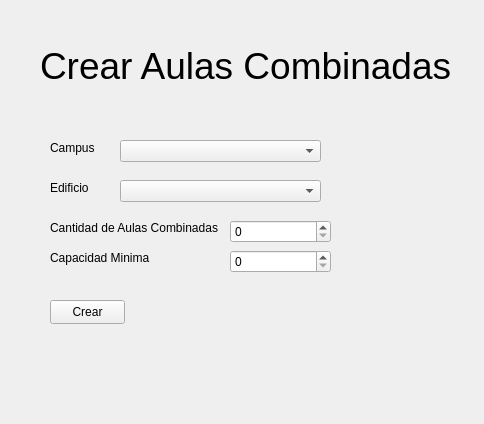
<?xml version="1.0" encoding="UTF-8"?>
<ui version="4.0">
 <class>CrearAulaCombinada</class>
 <widget class="QWidget" name="CrearAulaCombinada">
  <property name="geometry">
   <rect>
    <x>0</x>
    <y>0</y>
    <width>484</width>
    <height>424</height>
   </rect>
  </property>
  <property name="windowTitle">
   <string>crearAulasCombinadas</string>
  </property>
  <widget class="QLabel" name="Title">
   <property name="geometry">
    <rect>
     <x>40</x>
     <y>40</y>
     <width>421</width>
     <height>51</height>
    </rect>
   </property>
   <property name="font">
    <font>
     <pointsize>28</pointsize>
    </font>
   </property>
   <property name="text">
    <string>Crear Aulas Combinadas</string>
   </property>
  </widget>
  <widget class="QLabel" name="campus">
   <property name="geometry">
    <rect>
     <x>50</x>
     <y>140</y>
     <width>51</width>
     <height>16</height>
    </rect>
   </property>
   <property name="text">
    <string>Campus</string>
   </property>
  </widget>
  <widget class="QComboBox" name="campusText">
   <property name="geometry">
    <rect>
     <x>120</x>
     <y>140</y>
     <width>201</width>
     <height>22</height>
    </rect>
   </property>
  </widget>
  <widget class="QLabel" name="edificio">
   <property name="geometry">
    <rect>
     <x>50</x>
     <y>180</y>
     <width>49</width>
     <height>16</height>
    </rect>
   </property>
   <property name="text">
    <string>Edificio</string>
   </property>
  </widget>
  <widget class="QComboBox" name="edificioText">
   <property name="geometry">
    <rect>
     <x>120</x>
     <y>180</y>
     <width>201</width>
     <height>22</height>
    </rect>
   </property>
  </widget>
  <widget class="QLabel" name="cantidad">
   <property name="geometry">
    <rect>
     <x>50</x>
     <y>220</y>
     <width>171</width>
     <height>16</height>
    </rect>
   </property>
   <property name="text">
    <string>Cantidad de Aulas Combinadas</string>
   </property>
  </widget>
  <widget class="QSpinBox" name="cantidadText">
   <property name="geometry">
    <rect>
     <x>230</x>
     <y>220</y>
     <width>101</width>
     <height>23</height>
    </rect>
   </property>
  </widget>
  <widget class="QLabel" name="capacidad">
   <property name="geometry">
    <rect>
     <x>50</x>
     <y>250</y>
     <width>101</width>
     <height>16</height>
    </rect>
   </property>
   <property name="text">
    <string>Capacidad Minima</string>
   </property>
  </widget>
  <widget class="QSpinBox" name="capacidadText">
   <property name="geometry">
    <rect>
     <x>230</x>
     <y>250</y>
     <width>101</width>
     <height>23</height>
    </rect>
   </property>
  </widget>
  <widget class="QPushButton" name="add">
   <property name="geometry">
    <rect>
     <x>50</x>
     <y>300</y>
     <width>75</width>
     <height>24</height>
    </rect>
   </property>
   <property name="text">
    <string>Crear</string>
   </property>
  </widget>
 </widget>
 <resources/>
 <connections/>
</ui>
